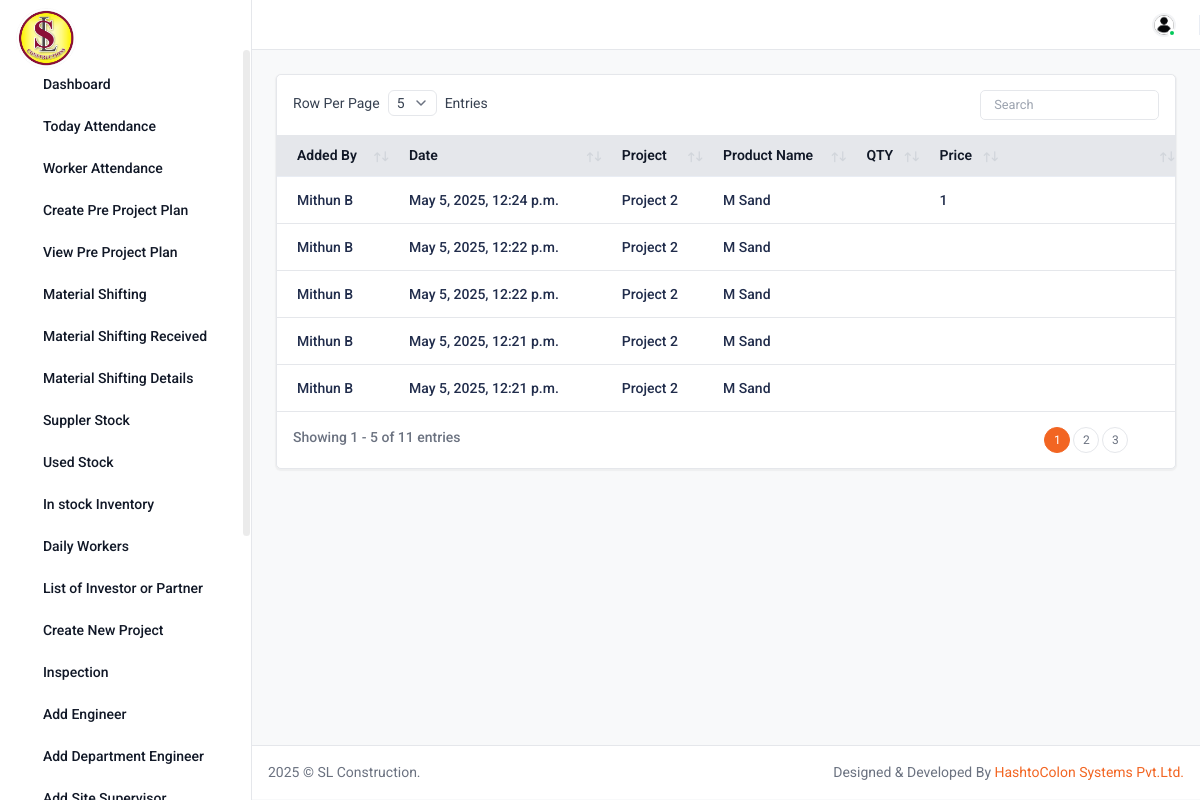
/add_inventory_all/ (signed in), run on the app's committed database.
### base/models.py (models this page shows, shortened)
class Inventory(models.Model):
   user = models.ForeignKey(User, on_delete=models.CASCADE)
   project = models.ForeignKey(Project, blank=True, null=True, on_delete=models.CASCADE)
   name=models.CharField(max_length=255, default="", blank=True)
   qty=models.CharField(max_length=25, default="", blank=True)
   price=models.CharField(max_length=25, default="", blank=True)
   image=models.ImageField(upload_to='inventory/' ,blank=True,)
   image1=models.ImageField(upload_to='inventory/' ,blank=True,)
   image2=models.ImageField(upload_to='inventory/' ,blank=True,)
   image3=models.ImageField(upload_to='inventory/' ,blank=True,)
   invoice_image=models.ImageField(upload_to='inventory/' ,blank=True,)
   invoice_image1=models.ImageField(upload_to='inventory/' ,blank=True,)
   invoice_image2=models.ImageField(upload_to='inventory/' ,blank=True,)
   invoice_image3=models.ImageField(upload_to='inventory/' ,blank=True,)
   date = models.DateTimeField(auto_now_add=True, blank=True)
   lon=models.CharField(max_length=255, default="", blank=True)
   lat=models.CharField(max_length=255, default="", blank=True)
   material_taken_name=models.CharField(max_length=255, default="", blank=True)
   material_taken_phone=models.CharField(max_length=55, default="", blank=True)
   shop_name=models.CharField(max_length=255, default="", blank=True)
   shop_image=models.ImageField(upload_to='inventory/' ,blank=True,)

class User(AbstractUser):
   designation = models.CharField(max_length = 20, choices = designation_choice, null=True, blank=True)

class Project(models.Model):
   project_name=models.CharField(max_length=255, default="", blank=True)
   address=models.TextField(default="", blank=True)
   date = models.DateTimeField(auto_now_add=True, blank=True)

### base/views.py (the view)
# urls.py: path("add_inventory_all/",views.add_inventory_all, name="add_inventory_all"),
@login_required
def add_inventory_all(request):
 post=Inventory.objects.all().order_by("-id")
 context = {'post': post}
 return render(request, "inventory_table-all.html", context)

### templates/inventory_table-all.html
{% extends "base.html" %}
{% load static %}
{% load widget_tweaks %}
{% block content %}
<div class="content">
      <div class="row">
    <div class="col-sm-12">
      <div class="card">
        <div class="card-body p-0">
          <div class="custom-datatable-filter table-responsive">
            <table class="table datatable">
              <thead class="thead-light">
                <tr>
                  <th>Added By</th>
                  <th>Date </th>
                  <th>Project </th>
                  <th>Product Name</th>
                  <th>QTY</th>
                  <th>Price</th>
                  <th></th>
                </tr>
              </thead>
              <tbody>
                {% for posts in post %}
                <tr>
                  <td><h6 class="fw-medium">{{posts.user.first_name}} {{posts.user.last_name}}</h6></td>
                  <td><h6 class="fw-medium">{{posts.date}}</h6></td>
                  <td><h6 class="fw-medium">{{posts.project.project_name}}</h6></td>
                  <td><h6 class="fw-medium">{{posts.name}}</h6></td>
                  <td><h6 class="fw-medium">{{posts.qty}}</h6></td>
                  <td><h6 class="fw-medium">{{posts.price}}</h6></td>
                  <td>
                    <div class="action-icon d-inline-flex">
                      <a href="{% url 'base:add_inventory_details' posts.pk %}" class="me-5"
                        ><i class="ti ti-eye text-success"></i
                      ></a>
                      {% if user.is_superuser %}
                        <a href="{% url 'base:add_inventory_delete' posts.pk posts.project.id%}"
                        ><i class="ti ti-trash text-danger"></i
                            ></a>
                             <a href="{% url 'base:add_inventory_edit' posts.pk %}"
                        ><i class="ti ti-edit text-danger"></i
                            ></a>
                      {% endif %}
                    </div>
                  </td>
                </tr>
                {% endfor %}
              </tbody>
            </table>
          </div>
        </div>
      </div>
    </div>
  </div>
</div >
{% endblock content %}

### data on the page
Inventory: user.first_name "Mithun", user.last_name "B", date "May 5, 2025, 12:24 p.m.", project.project_name "Project 2", name "M Sand", price "1"
Inventory: user.first_name "Mithun", user.last_name "B", date "May 5, 2025, 12:22 p.m.", project.project_name "Project 2", name "M Sand"
Inventory: user.first_name "Mithun", user.last_name "B", date "May 5, 2025, 12:22 p.m.", project.project_name "Project 2", name "M Sand"
Inventory: user.first_name "Mithun", user.last_name "B", date "May 5, 2025, 12:21 p.m.", project.project_name "Project 2", name "M Sand"
Inventory: user.first_name "Mithun", user.last_name "B", date "May 5, 2025, 12:21 p.m.", project.project_name "Project 2", name "M Sand"
